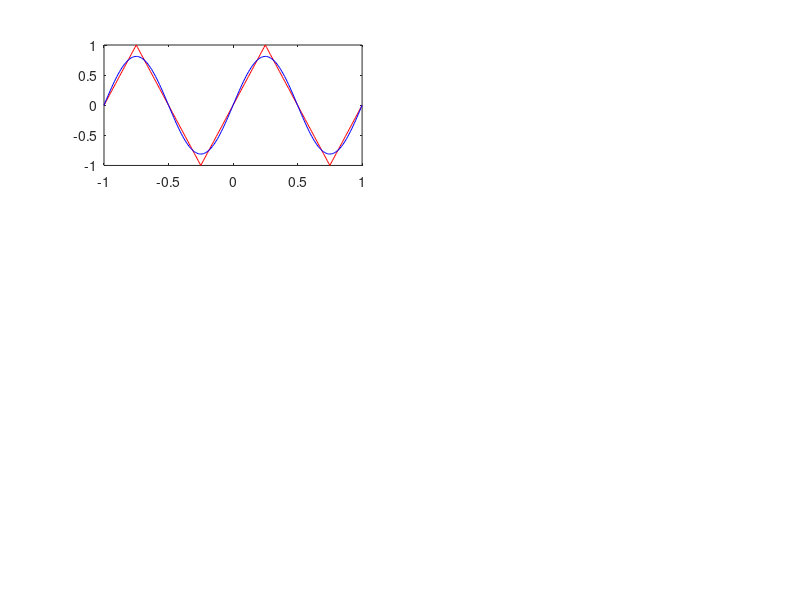

Write MATLAB code to recreate this figure. (Note: this script raises an error after producing the figure.)
close all;
    x= -1:0.01:1;
    y =sawtooth(2*pi*(x+0.25),0.5);
    count = 1;
    
    for z = [1, 2, 3, 5, 10, 50 ]
       disp(z);
       
        subplot(3,2,count);
        y1 = 0;
       
        for k = [0:z-1]   
        y1 = y1 + (8/pi^2) * ((-1)^k) * (sin(2*pi*(2*k+1)*x) / (2*k+1)^2);
        
        i=i+1;
        end
            
        plot(x,y,'r');
        hold on;
        plot(x,y1,'b');
        count=count+1;
        axis([-1,1,-1,1]);
        title("Approximation with "+z+" sine functions");
    end
     